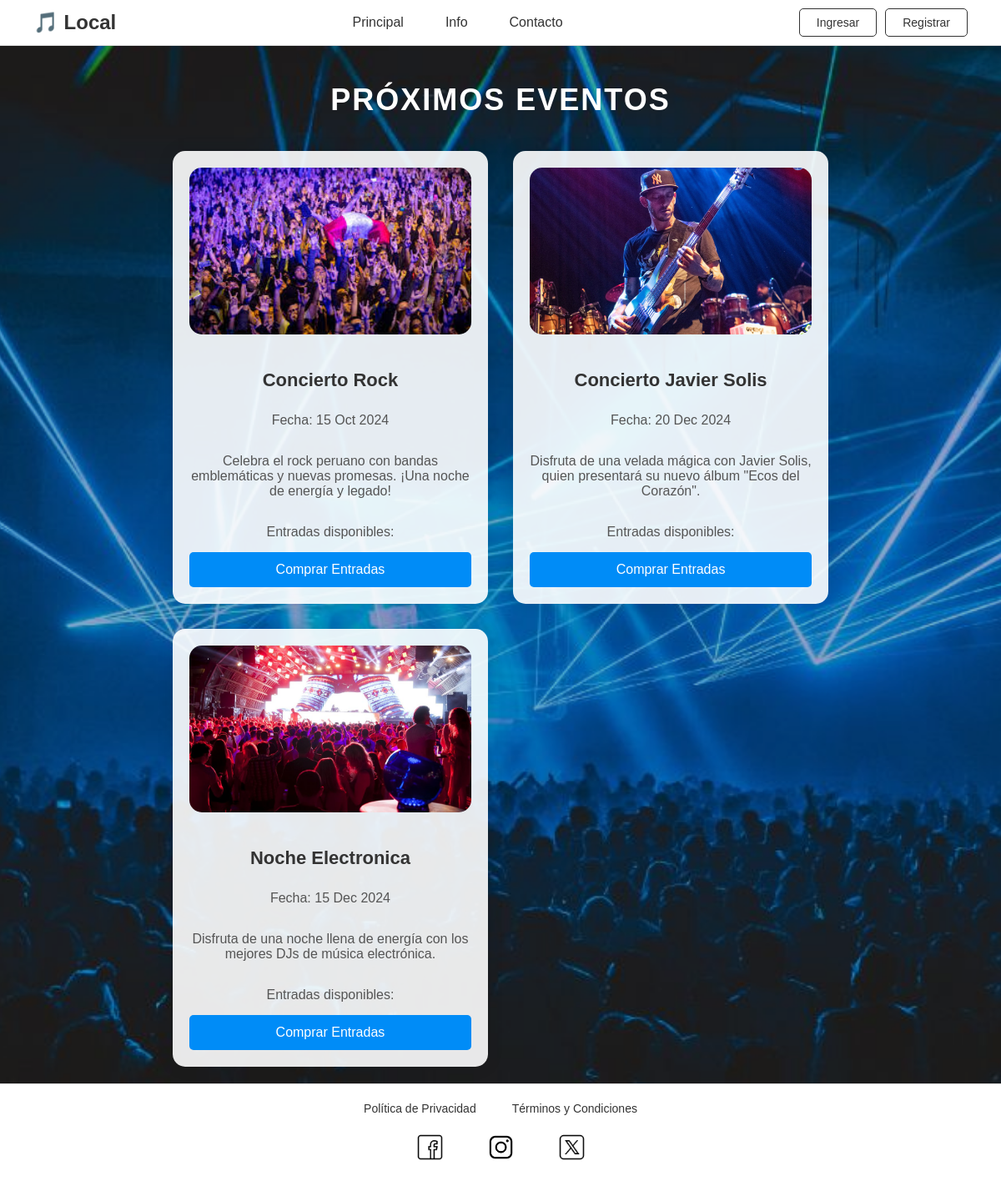
Before: / with the older database file.
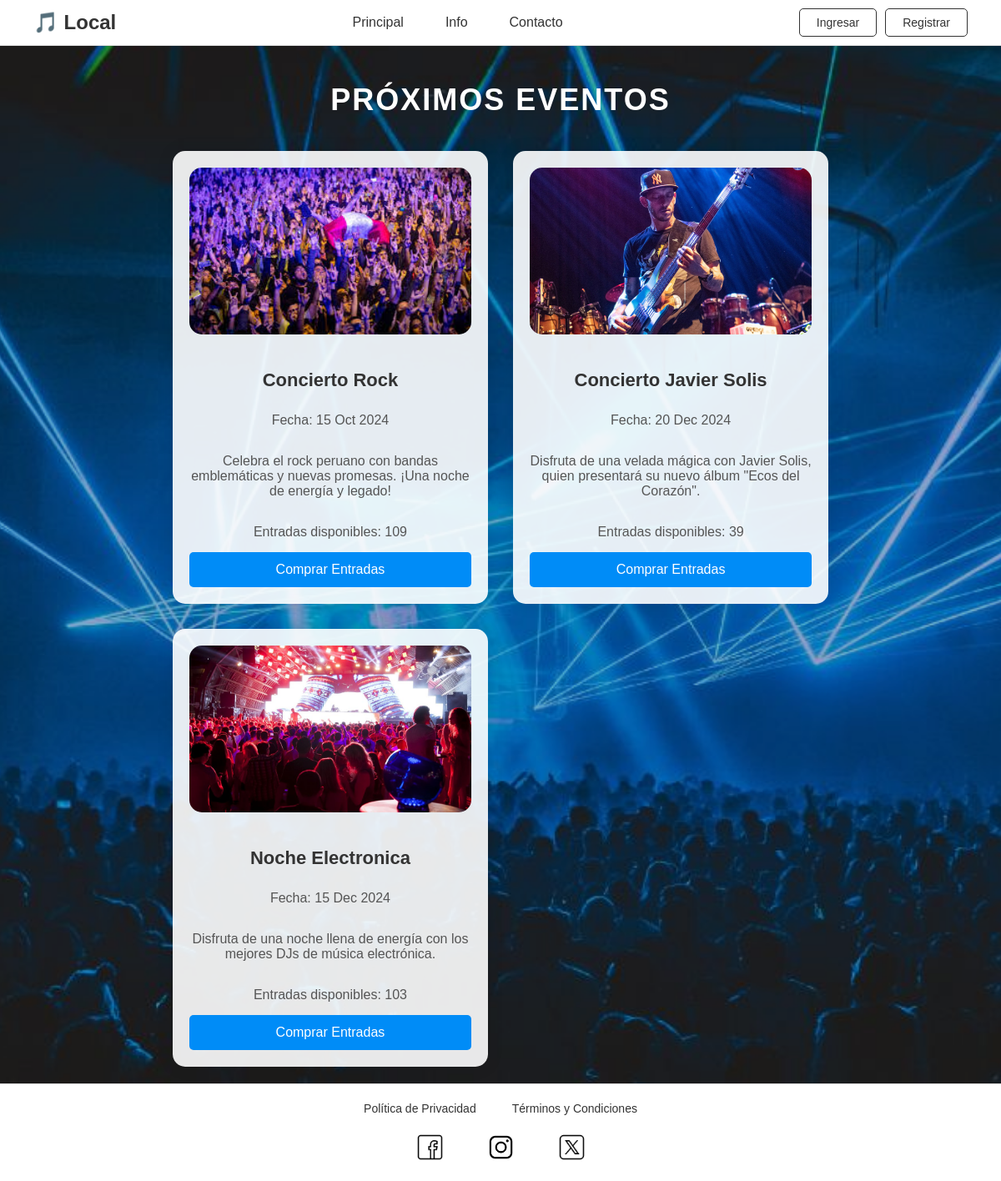
After: the same page with the newer database file.
### tables this page shows
CREATE TABLE `evento` (
  `idEvento` int(11) NOT NULL,
  `nombreEvento` varchar(150) NOT NULL,
  `descripcionEvento` text DEFAULT NULL,
  `fechahoraEvento` datetime NOT NULL,
  `categoriaEvento` varchar(50) DEFAULT NULL,
  `capacidadEvento` int(11) NOT NULL,
  `entradasGeneralEvento` int(11) NOT NULL,
  `entradasVipEvento` int(11) NOT NULL,
  `imagenEvento` varchar(255) DEFAULT NULL
);

### index.php (the view, shortened to what this page needs)
<!DOCTYPE html>
<html lang="es">
<head>
</head>
<body>
<div class="wrapper">
    <header>
        <div class="logo">
            <span>🎵 Local</span>
        </div>
        <nav>
            <ul>
                <li><a href="./index.php">Principal</a></li>
                <li><a href="./info.html">Info</a></li>
                <li><a href="./contacto.html">Contacto</a></li>
            </ul>
        </nav>
        <div class="buttons">
            <a href="./login/login.html" class="buy-btn">Ingresar</a>
            <a href="./login/registro_usuario.html" class="buy-btn">Registrar</a>
        </div>
    </header>
    <div class="container">
        <h1>Próximos Eventos</h1>
        <div class="event-grid">
        <?php
include 'conexion.php';
$sql = "SELECT idEvento, nombreEvento, descripcionEvento, fechahoraevento,
               entradasGeneralEvento, entradasVipEvento,
               (entradasGeneralEvento + entradasVipEvento) AS entradasDisponiblesEvento,
               imagenEvento
        FROM evento";
$result = $conn->query($sql);
if ($result->num_rows > 0) {
    while($evento = $result->fetch_assoc()) {
        echo '<div class="event-card">';
        echo '<img src="' . $evento['imagenEvento'] . '" alt="' . $evento['nombreEvento'] . '">';
        echo '<h3>' . $evento['nombreEvento'] . '</h3>';
        echo '<p>Fecha: ' . date('d M Y', strtotime($evento['fechahoraevento'])) . '</p>';
        echo '<p>' . $evento['descripcionEvento'] . '</p>';
        echo '<p>Entradas disponibles: ' . $evento['entradasDisponiblesEvento'] . '</p>';
        echo '<a href="./eventos/evento.php?id=' . $evento['idEvento'] . '" class="buy-btn">Comprar Entradas</a>';
        echo '</div>';
    }
} else {
    echo '<p>No hay eventos disponibles.</p>';
}
?>
        </div>
    </div>
    <footer>
        <a href="./privacy.html">Política de Privacidad</a> |
        <a href="./tyc.html">Términos y Condiciones</a>
        <div class="social">
            <a href="https://www.facebook.com/" target="_blank"><img src="./img/facebook.png" alt="Facebook"></a>
            <a href="https://www.instagram.com/" target="_blank"><img src="./img/instagram.png" alt="Instagram"></a>
            <a href="https://www.x.com/" target="_blank"><img src="./img/x.png" alt="Twitter"></a>
        </div>
    </footer>
</div>
</body>
</html>

### index.php (style rules this page uses)
html, body { height: 100%; margin: 0; font-family: 'Arial', sans-serif; box-sizing: border-box; scroll-behavior: smooth; }
body { background-image: url('./img/back-blu.jpg'); background-size: cover; background-position: center; background-attachment: fixed; background-repeat: no-repeat; margin: 0; padding: 0; color: #ffffff; }
.wrapper { display: flex; flex-direction: column; min-height: 100vh; backdrop-filter: brightness(0.8); }
header { background-color: rgb(255, 255, 255); padding: 10px 40px; display: flex; align-items: center; border-bottom: 1px solid #ddd; position: sticky; top: 0; z-index: 100; }
.logo { font-size: 24px; font-weight: bold; display: flex; align-items: center; color: #333; }
nav { flex-grow: 1; display: flex; justify-content: center; }
nav ul { list-style: none; display: flex; margin: 0; padding: 0; }
nav ul li { margin: 0 15px; }
nav ul li a { text-decoration: none; color: #333; font-size: 16px; padding: 10px; border-radius: 5px; }
.buttons { display: flex; gap: 10px; }
.buttons a { padding: 8px 20px; border: 1px solid #333; background-color: transparent; color: #333; border-radius: 5px; text-decoration: none; font-size: 14px; }
.container { flex: 1; max-width: 1200px; margin: 0 auto; padding: 20px; text-align: center; position: relative; z-index: 1; min-height: 100vh; }
h1 { margin-bottom: 40px; font-size: 36px; color: #fff; text-transform: uppercase; letter-spacing: 2px; }
.event-grid { display: grid; grid-template-columns: repeat(auto-fit, minmax(300px, 1fr)); gap: 30px; }
.event-card { background-color: rgba(255, 255, 255, 0.9); border: none; padding: 20px; box-shadow: 0 0 20px rgba(0, 0, 0, 0.1); display: flex; flex-direction: column; justify-content: space-between; border-radius: 15px; transition: transform 0.3s ease, box-shadow 0.3s ease; position: relative; overflow: hidden; }
.event-card img { width: 100%; height: 200px; border-radius: 15px; object-fit: cover; margin-bottom: 20px; transition: opacity 0.3s ease; }
.event-card h3 { font-size: 22px; margin-bottom: 10px; color: #333; font-weight: bold; }
.event-card p { font-size: 16px; color: #555; margin-bottom: 15px; }
.buy-btn { display: inline-block; background-color: #008cf7; color: #fff; padding: 12px 20px; text-decoration: none; font-size: 16px; border-radius: 5px; text-align: center; transition: background-color 0.3s ease; }
footer { background-color: rgb(255, 255, 255); padding: 20px; text-align: center; border-top: 1px solid #ddd; margin-top: auto; }
footer a { text-decoration: none; color: #333; font-size: 14px; margin: 0 15px; }
.social { display: flex; justify-content: center; gap: 20px; margin-top: 20px; }
.social img { width: 35px; height: 35px; filter: grayscale(100%); transition: filter 0.3s; }

Changed rows visible on the page:
changed evento "Concierto Rock": entradasDisponiblesEvento (not shown) → "109"
changed evento "Concierto Javier Solis": entradasDisponiblesEvento (not shown) → "39"
changed evento "Noche Electronica": entradasDisponiblesEvento (not shown) → "103"
